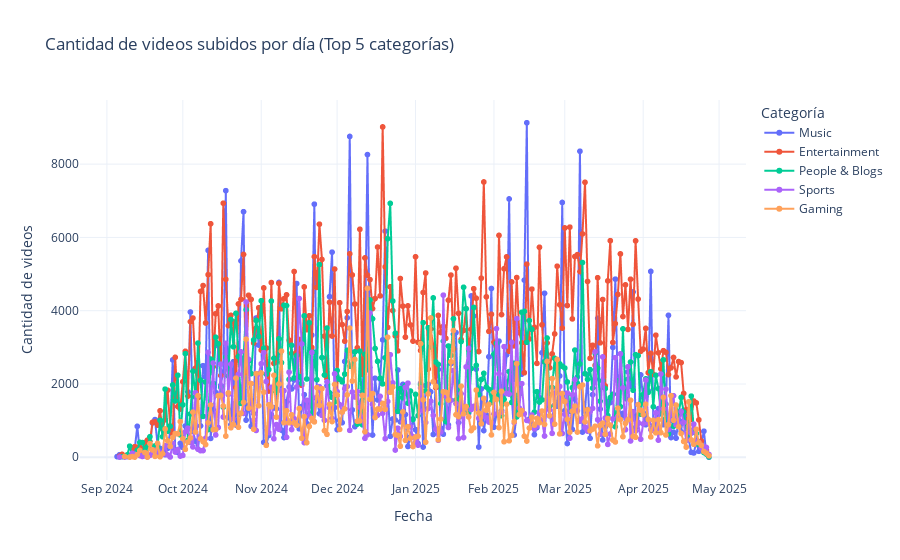

Notebook source saved alongside this figure:
### Code cell
# Agrupar por fecha y categoría
grouped = df.groupby([df['video_published_at'].dt.date, 'video_category_id']).size().reset_index(name='count')

# Opcional: Filtrar las 5 categorías más populares
top_categories = df['video_category_id'].value_counts().nlargest(5).index
grouped = grouped[grouped['video_category_id'].isin(top_categories)]

# Crear gráfico interactivo
fig = px.line(
    grouped,
    x='video_published_at',
    y='count',
    color='video_category_id',
    labels={
        'video_published_at': 'Fecha',
        'count': 'Cantidad de videos',
        'video_category_id': 'Categoría'
    },
    title='Cantidad de videos subidos por día (Top 5 categorías)',
    markers=True
)

fig.update_layout(
    xaxis_title='Fecha',
    yaxis_title='Cantidad de videos',
    legend_title='Categoría',
    hovermode='x unified',
    template='plotly_white'
)

fig.show()

### Figure 1 — Plotly figure (JSON) as saved in the notebook; plotly's stock layout.template omitted (floating-point values rounded to 4 significant figures; data arrays with more than 128 entries replaced by an {"elided": "..."} marker saying what was removed)
{"data": [{"hovertemplate": "Categoría=Music<br>Fecha=%{x}<br>Cantidad de videos=%{y}<extra></extra>", "legendgroup": "Music", "line": {"color": "#636efa", "dash": "solid"}, "marker": {"symbol": "circle"}, "mode": "lines+markers", "name": "Music", "showlegend": true, "type": "scattergl", "x": {"elided": "235 str values"}, "xaxis": "x", "y": {"elided": "235 int values"}, "yaxis": "y"}, {"hovertemplate": "Categoría=Entertainment<br>Fecha=%{x}<br>Cantidad de videos=%{y}<extra></extra>", "legendgroup": "Entertainment", "line": {"color": "#EF553B", "dash": "solid"}, "marker": {"symbol": "circle"}, "mode": "lines+markers", "name": "Entertainment", "showlegend": true, "type": "scattergl", "x": {"elided": "234 str values"}, "xaxis": "x", "y": {"elided": "234 int values"}, "yaxis": "y"}, {"hovertemplate": "Categoría=People & Blogs<br>Fecha=%{x}<br>Cantidad de videos=%{y}<extra></extra>", "legendgroup": "People & Blogs", "line": {"color": "#00cc96", "dash": "solid"}, "marker": {"symbol": "circle"}, "mode": "lines+markers", "name": "People & Blogs", "showlegend": true, "type": "scattergl", "x": {"elided": "234 str values"}, "xaxis": "x", "y": {"elided": "234 int values"}, "yaxis": "y"}, {"hovertemplate": "Categoría=Sports<br>Fecha=%{x}<br>Cantidad de videos=%{y}<extra></extra>", "legendgroup": "Sports", "line": {"color": "#ab63fa", "dash": "solid"}, "marker": {"symbol": "circle"}, "mode": "lines+markers", "name": "Sports", "showlegend": true, "type": "scattergl", "x": {"elided": "231 str values"}, "xaxis": "x", "y": {"elided": "231 int values"}, "yaxis": "y"}, {"hovertemplate": "Categoría=Gaming<br>Fecha=%{x}<br>Cantidad de videos=%{y}<extra></extra>", "legendgroup": "Gaming", "line": {"color": "#FFA15A", "dash": "solid"}, "marker": {"symbol": "circle"}, "mode": "lines+markers", "name": "Gaming", "showlegend": true, "type": "scattergl", "x": {"elided": "230 str values"}, "xaxis": "x", "y": {"elided": "230 int values"}, "yaxis": "y"}], "layout": {"hovermode": "x unified", "legend": {"title": {"text": "Categoría"}, "tracegroupgap": 0}, "title": {"text": "Cantidad de videos subidos por día (Top 5 categorías)"}, "xaxis": {"anchor": "y", "domain": [0, 1], "title": {"text": "Fecha"}}, "yaxis": {"anchor": "x", "domain": [0, 1], "title": {"text": "Cantidad de videos"}}}}
